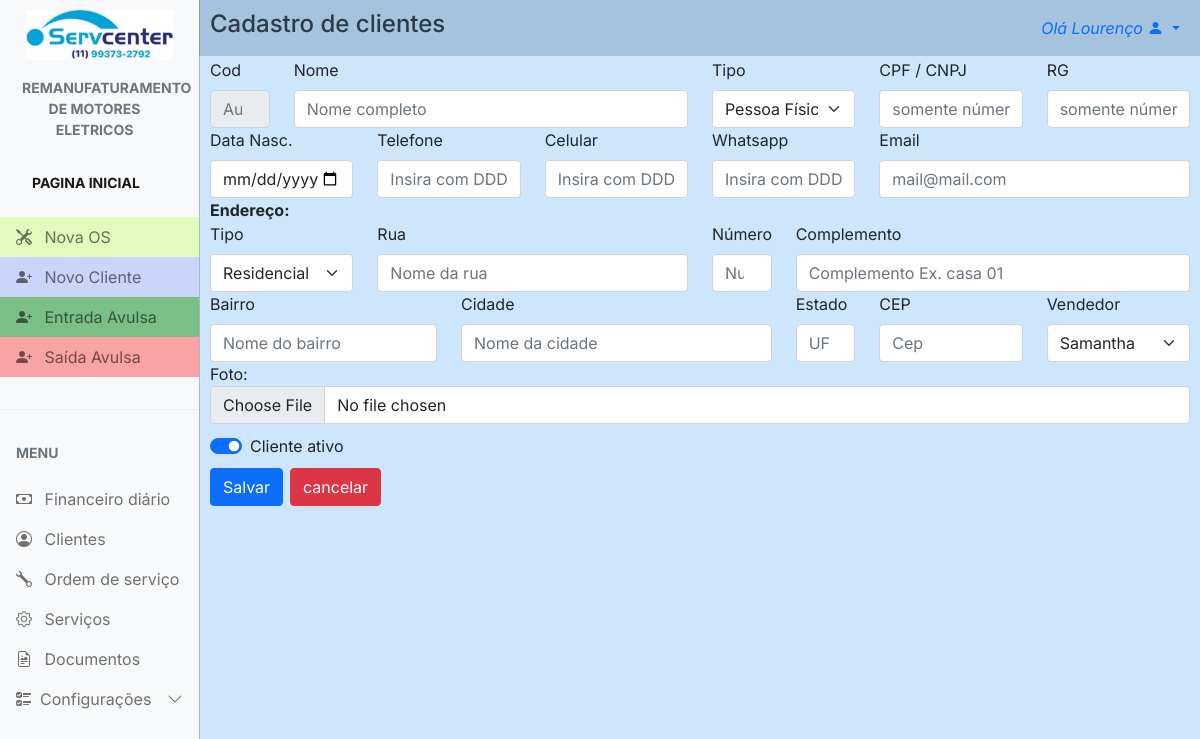
Page /clients/new_client/ (signed in) on the committed database.
### config/models.py (models this page shows, shortened)
class Config(models.Model):
    nome_empresa = models.CharField(max_length=100, blank=True, null=True)
    nome_fantasia = models.CharField(max_length=100, blank=True, null=True)
    responsavel = models.CharField(max_length=100, blank=True, null=True)
    atividade = models.CharField(max_length=100, blank=True, null=True)
    cnpj = models.CharField(max_length=20, blank=True, null=True)
    endereco = models.CharField(max_length=100, blank=True, null=True)
    numero = models.CharField(max_length=10, blank=True, null=True)
    bairro = models.CharField(max_length=50, blank=True, null=True)
    cidade = models.CharField(max_length=50, blank=True, null=True)
    estado = models.CharField(max_length=2, blank=True, null=True)
    cep = models.CharField(max_length=10, blank=True, null=True)
    logo1 = models.ImageField(upload_to='logos', blank=True, null=True)
    logo2 = models.ImageField(upload_to='logos', blank=True, null=True)
    obs = models.TextField(blank=True, null=True)
    data = models.DateField(blank=True, null=True)
    telefone = models.CharField(max_length=20, blank=True, null=True)
    whatsapp = models.CharField(max_length=20, blank=True, null=True)

### clients/views.py (the view, shortened to what this page needs)
# urls.py: path('new_client/', views.new_client, name="new_client"),
@login_required
def new_client(request):
    if request.method == "GET":
        users = User.objects.all()
        return render(request, 'new_client.html', {'users': users})
    else:
        return HttpResponseBadRequest('Invalid request method')

### config/context_processors.py (called while the page is built)
def conf(request):
    logo = Config.objects.all().first
    return {'logo': logo}

### servcenter/context_processors.py (called while the page is built)
def project_settings(request):
    config = Config.objects.first()
    return {
        'config': config,
    }

### clients/templates/new_client.html (shortened to what this page needs)
{% extends "main.html" %} {% load static %} {% block 'head' %}
<link rel="stylesheet" href="{% static 'css/main.css' %}" />
<link rel="stylesheet" href="{% static 'clients/css/new_client.css' %}" />
{% endblock %} {% block 'main' %}
<div id="main" class="main">
  <div id="cad_cli_tit">
    <a>Cadastro de clientes</a>
  </div>
  <form class="row g-6" action="{% url 'new_client' %}" method="POST" enctype="multipart/form-data">
    <div class="col-md-1">
      <label for="inputCod" class="form-label">Cod</label>
      <input
        type="number"
        readonly
        class="form-control"
        placeholder="Auto"
        name="inputCod"
      />
    </div>
    <div class="col-md-5">
      <label for="inputNome" class="form-label">Nome</label>
      <input
        type="text"
        class="form-control"
        placeholder="Nome completo"
        name="inputNome"
        value="{{nome}}"
      />
    </div>
    <div class="col-md-2">
      <label for="inputTipo" class="form-label">Tipo</label>
      <select name="inputTipo" class="form-select" value="{{tipo_cad}}">
        <option selected>Pessoa Física</option>
      </select>
    </div>
    <div class="col-md-2">
      <label for="inputCpf" class="form-label">CPF / CNPJ</label>
      <input
        type="text"
        class="form-control"
        placeholder="somente números"
        name="inputCpf"
        value="{{cpf}}"
      />
    </div>
    <div class="col-md-2">
      <label for="inputRg" class="form-label">RG</label>
      <input
        type="text"
        class="form-control"
        placeholder="somente números"
        name="inputRg"
        value="{{rg}}"
      />
    </div>
    <div class="col-md-2">
      <label for="imputNasc" class="form-label">Data Nasc.</label>
      <input type="date" class="form-control" name="inputNasc" />
    </div>
    <div class="col-md-2">
      <label for="inputTel" class="form-label">Telefone</label>
      <input
        type="text"
        class="form-control"
        placeholder="Insira com DDD"
        name="inputTel"
        value="{{telefone}}"
      />
    </div>
    <div class="col-md-2">
      <label for="inputCel" class="form-label">Celular</label>
      <input
        type="text"
        class="form-control"
        placeholder="Insira com DDD"
        name="inputCel"
        value="{{celular}}"
      />
    </div>
    <div class="col-md-2">
      <label for="inputWts" class="form-label">Whatsapp</label>
      <input
        type="text"
        class="form-control"
        placeholder="Insira com DDD"
        name="inputWts"
        value="{{whatsapp}}"
      />
    </div>
    <div class="col-md-4">
      <label for="inputEmail" class="form-label">Email</label>
      <input
        type="email"
        class="form-control"
        placeholder="mail@mail.com"
        name="inputEmail"
        value="{{email}}"
      />
    </div>
    <b>Endereço:</b>
    <div class="col-md-2">
      <label for="inputTipoEnd" class="form-label">Tipo</label>
      <select name="inputTipoEnd" class="form-select" value="{{tipo_end}}">
        <option selected>Residencial</option>
      </select>
    </div>
    <div class="col-md-4">
      <label for="inputRua" class="form-label">Rua</label>
      <input
        type="text"
        class="form-control"
        placeholder="Nome da rua"
        name="inputRua"
        value="{{rua}}"
      />
    </div>
    <div class="col-md-1">
      <label for="inputNum" class="form-label">Número</label>
      <input
        type="number"
        class="form-control"
        placeholder="Numero"
        name="inputNum"
        value="{{numero}}"
      />
    </div>
    <div class="col-md-5">
      <label for="inputComp" class="form-label">Complemento</label>
      <input
        type="text"
        class="form-control"
        placeholder="Complemento Ex. casa 01"
        name="inputComp"
        value="{{compl}}"
      />
    </div>
    <div class="col-md-3">
      <label for="inputbai" class="form-label">Bairro</label>
      <input
        type="text"
        class="form-control"
        placeholder="Nome do bairro"
        name="inputBai"
        value="{{bairro}}"
      />
    </div>
    <div class="col-md-4">
      <label for="inputCid" class="form-label">Cidade</label>
      <input
        type="text"
        class="form-control"
        placeholder="Nome da cidade"
        name="inputCid"
        value="{{cidade}}"
      />
    </div>
    <div class="col-md-1">
      <label for="inputUf" class="form-label">Estado</label>
      <input type="text" class="form-control" placeholder="UF" name="inputUf" />
    </div>
    <div class="col-md-2">
      <label for="inputCep" class="form-label">CEP</label>
      <input
        type="text"
        class="form-control"
        placeholder="Cep"
        name="inputCep"
        value="{{cep}}"
      />
    </div>
    <div class="col-md-2">
      <label for="inputVend" class="form-label">Vendedor</label>
      <select name="inputVend" class="form-select">
        {% for user in users %}
          <option value="{{ user.id }}" {% if request.user.id == user.id %}
          selected {% endif %}>{{ user.username }}</option>
        {% endfor %}
      </select>
    </div>
    <div class="col-12">
      <div class="form-group">
        <label for="foto">Foto:</label>
        <input
          type="file"
          class="form-control"
          id="foto"
          name="foto"
          value="{{foto}}"
        />
      </div>
    </div>
    <div class="col-12">
      <div class="form-check form-switch" id="cli_atv">
        <input
          class="form-check-input"
          type="checkbox" checked
          readonly
          name="ativo"
        />
        <label class="form-check-label" for="gridCheck"> Cliente ativo </label>
      </div>
    </div>
    <br />
    <div class="col-12">
      <button type="submit" class="btn btn-primary">Salvar</button>
    </div>
  </form>
  <div class="col-1">
    <a href="{% url 'clients' %}" id="canc_btn" type="submit" class="btn btn-danger">cancelar</a>
  </div>
</div>
{% endblock%}

### templates/main.html (shortened to what this page needs)
{% load static %}
<!DOCTYPE html>
<html lang="en">
  <head>
    <link rel="stylesheet" href="{% static 'css/bootstrap.min.css'%}" />
    <link
      rel="stylesheet"
      href="https://cdn.jsdelivr.net/npm/bootstrap-icons@1.4.1/font/bootstrap-icons.css"
    />
    <link rel="stylesheet" href="{% static 'css/dataTables.bootstrap5.min.css' %}" />
    <link rel="stylesheet" href="{% static 'css/main.css' %}" />
    {% block 'head' %}{% endblock %}
  </head>
  <body>
    <div
      class="offcanvas offcanvas-start sidebar-nav bg-light"
      tabindex="-1"
      id="sidebar"
    >
      <div class="offcanvas-body p-0">
        <nav class="navbar-light">
          <ul class="navbar-nav">
            <li>
              <div class="text-muted small fw-bold text-uppercase px-3">
                <a href="{% url 'dashboard' %}">
                  {% if config.logo1 %}
                    <img id="logo" src="{{ config.logo1.url }}" alt="logo" />
                  {% else %}
                    <p>No logo available</p>
                  {% endif %}
                </a>
              </div>
            </li>
            <li id="tit_motores">
              <a href="{% url 'dashboard' %}" class="nav-link px-3 active">
                <div class="text-muted small fw-bold text-uppercase px-3 mb-3">
                  {{config.atividade}}
                </div>
              </a>
            </li>
            <li>
              <div class="text-muted small fw-bold text-uppercase px-3 mb-3">
                <a href="{% url 'dashboard' %}" class="nav-link px-3 active">Pagina Inicial</a>
              </div>
            </li>
            <li>
              <a id="n_os" href="{% url 'new_work_order' %}" class="nav-link px-3">
                <span class="me-2"><i class="bi bi-tools"></i></span>
                <span>Nova OS</span>
              </a>
            </li>
            <li>
              <a id="n_cli" href="{% url 'new_client' %}" class="nav-link px-3">
                <span class="me-2"><i class="bi bi-person-plus-fill"></i></span>
                <span>Novo Cliente</span>
              </a>
            </li>
            <li>
              <a id="in" href="{% url 'new_finance' %}" class="nav-link px-3">
                <span class="me-2"><i class="bi bi-person-plus-fill"></i></span>
                <span>Entrada Avulsa</span>
              </a>
            </li>
            <li>
              <a id="out" href="{% url 'new_finance_out' %}" class="nav-link px-3">
                <span class="me-2"><i class="bi bi-person-plus-fill"></i></span>
                <span>Saída Avulsa</span>
              </a>
            </li>
            <li class="my-4"><hr class="dropdown-divider bg-light" /></li>
            <li>
              <div class="text-muted small fw-bold text-uppercase px-3 mb-3">
                Menu
              </div>
            </li>
            {% if user.is_superuser %}
              <li>
                  <a href="{% url 'finance' %}" class="nav-link px-3">
                      <span class="me-2"><i class="bi bi-cash"></i></span>
                      <span>Financeiro</span>
                  </a>
              </li>
            {% else %}
                <li>
                    <a href="{% url 'finance' %}" class="nav-link px-3">
                        <span class="me-2"><i class="bi bi-cash"></i></span>
                        <span>Financeiro diário</span>
                    </a>
                </li>
            {% endif %}
            <li>
              <a href="{% url 'clients' %}" class="nav-link px-3">
                <span class="me-2"><i class="bi bi-person-circle"></i></span>
                <span>Clientes</span>
              </a>
            </li>
            <li>
              <a href="{% url 'work_order' %}" class="nav-link px-3">
                <span class="me-2"><i class="bi bi-wrench"></i></span>
                <span>Ordem de serviço</span>
              </a>
            </li>
            <li>
              <a href="{% url 'services' %}" class="nav-link px-3">
                <span class="me-2"><i class="bi bi-gear"></i></span>
                <span>Serviços</span>
              </a>
            </li>
            <li>
              <a href="{% url 'documents' %}" class="nav-link px-3">
                <span class="me-2"><i class="bi bi-file-earmark-richtext"></i></span>
                <span>Documentos</span>
              </a>
            </li>
            <li>
              <a
                class="nav-link px-3 sidebar-link"
                data-bs-toggle="collapse"
                href="#layouts"
              >
                <span class="me-2"><i class="bi bi-ui-checks"></i></span>
                <span>Configurações</span>
                <span class="ms-auto">
                  <span class="right-icon">
                    <i class="bi bi-chevron-down"></i>
                  </span>
                </span>
              </a>
            </li>
          </ul>
        </nav>
      </div>
    </div>
    <nav class="navbar navbar-expand-lg" id="top_nav">
      <div  class="container-fluid">
        <div class="collapse navbar-collapse" id="topNavBar">
          <ul class="navbar-nav">
            <li class="nav-item dropdown">
              <a
                class="nav-link dropdown-toggle ms-2"
                href="#"
                role="button"
                data-bs-toggle="dropdown"
                aria-expanded="false"
              >
                <i>Olá {{request.user.first_name}}</i>
                <i class="bi bi-person-fill"></i>
              </a>
            </li>
          </ul>
        </div>
      </div>
    </nav>
    {% block 'main' %} {% endblock %}
  </body>
</html>

### templates/static/css/main.css (style rules this page uses)
body, button { font-family: "Inter", sans-serif; margin: 0; padding: 0; background: rgba(91, 170, 244, 0.293); }
:root { --offcanvas-width: 200px; --topNavbarHeight: 0px; }
#logo { padding: 10px; max-width: 100%; }
#n_os { background: rgba(172, 255, 47, 0.303); }
#n_cli { background: rgba(47, 95, 255, 0.234); }
#in { background-color: #2a9c3d9c; }
#out { background-color: #fa6c6c9a; }
#tit_motores { text-align: center; margin-left: -10px; }
.sidebar-nav { width: var(--offcanvas-width); }
.sidebar-link { display: flex; align-items: center; }
.sidebar-link .right-icon { display: inline-flex; }
#top_nav { background: rgba(65, 109, 150, 0.293); }
@media (min-width: 992px) { body { overflow: auto !important; } }
@media (min-width: 992px) { .sidebar-nav { -webkit-transform: none; transform: none; visibility: visible !important; height: calc(100% - var(--topNavbarHeight)); top: var(--topNavbarHeight); } }
@media (min-width: 992px) { #cad_cli_tit { margin-top: -50px; } }

### templates/static/clients/css/new_client.css (style rules this page uses)
.main { margin-left: 10px; margin-right: 10px; margin-bottom: 10px; padding: 0; }
#cad_cli_tit a { margin-top: -4px; font-size: 3vh; font-weight: 500; border-radius: 10px; }
#cli_atv { margin-top: 10px; margin-bottom: 10px; }
#canc_btn { margin-top: -67px; margin-left: 80px; }
@media (min-width: 992px) { .main { margin-left: 210px; margin-right: 10px; } }
@media (min-width: 992px) { #cad_cli_tit { margin-top: -50px; font-size: 3vh; font-weight: 500; border: 0; padding: 0; } }
@media (min-width: 992px) { #canc_btn { margin-top: -65px; margin-left: 80px; } }

### rows in the picture
Config: logo1 (picture), atividade "REMANUFATURAMENTO DE MOTORES ELETRICOS"

### other values in the picture
{{ request.user.first_name }} "Lourenço"
form field inputVend "Samantha"
